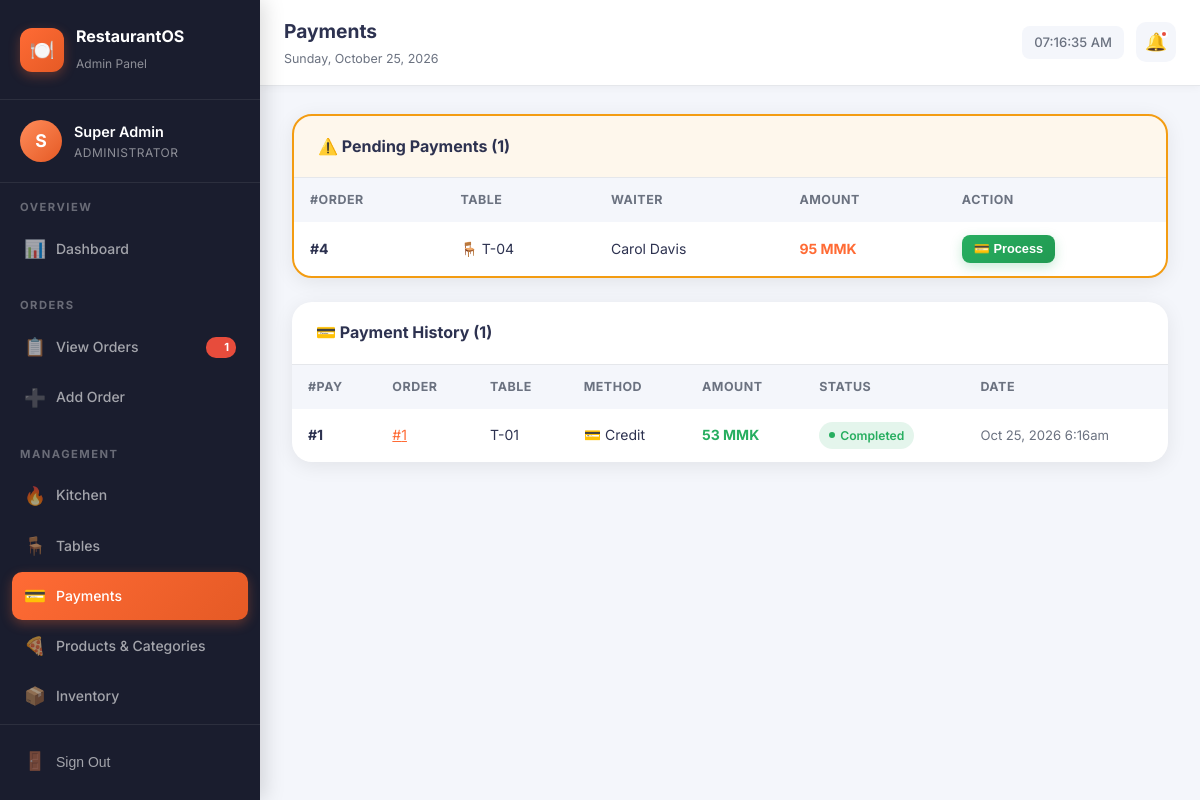
The page /public/admin/payments (signed in) on the database its author committed.
### tables this page shows
CREATE TABLE IF NOT EXISTS `order` (
    order_id INT PRIMARY KEY AUTO_INCREMENT,
    table_id INT,
    waiter_id INT,
    order_status VARCHAR(50) DEFAULT 'pending',
    total_amount DECIMAL(10,2) DEFAULT 0.00,
    payment_status VARCHAR(50) DEFAULT 'unpaid',
    order_date DATETIME DEFAULT CURRENT_TIMESTAMP,
    notes TEXT,
    FOREIGN KEY (table_id) REFERENCES restaurant_table(table_id) ON DELETE SET NULL,
    FOREIGN KEY (waiter_id) REFERENCES waiter(waiter_id) ON DELETE SET NULL
);

CREATE TABLE IF NOT EXISTS restaurant_table (
    table_id INT PRIMARY KEY AUTO_INCREMENT,
    table_number VARCHAR(50) NOT NULL UNIQUE,
    capacity INT DEFAULT 4,
    is_occupied BOOLEAN DEFAULT FALSE,
    location VARCHAR(100) DEFAULT 'Main Hall',
    created_at TIMESTAMP DEFAULT CURRENT_TIMESTAMP
);

CREATE TABLE IF NOT EXISTS waiter (
    waiter_id INT PRIMARY KEY AUTO_INCREMENT,
    waiter_name VARCHAR(100) NOT NULL,
    email VARCHAR(100) UNIQUE NOT NULL,
    phone_number VARCHAR(20),
    password VARCHAR(255) NOT NULL,
    avatar VARCHAR(255) DEFAULT NULL,
    status ENUM('active','inactive') DEFAULT 'active',
    created_at TIMESTAMP DEFAULT CURRENT_TIMESTAMP,
    updated_at TIMESTAMP DEFAULT CURRENT_TIMESTAMP ON UPDATE CURRENT_TIMESTAMP
);

CREATE TABLE IF NOT EXISTS payment (
    payment_id INT PRIMARY KEY AUTO_INCREMENT,
    order_id INT NOT NULL,
    payment_method VARCHAR(50) NOT NULL,
    amount_paid DECIMAL(10,2) NOT NULL,
    payment_status VARCHAR(50) DEFAULT 'completed',
    payment_date DATETIME DEFAULT CURRENT_TIMESTAMP,
    transaction_ref VARCHAR(100),
    FOREIGN KEY (order_id) REFERENCES `order`(order_id) ON DELETE CASCADE
);

### app/controllers/AdminController.php (called while the page is built, shortened)
<?php
require_once __DIR__ . '/../../config/database.php';
class AdminController {
    private $db;
    public function __construct() {
        $this->db = Database::getInstance();
    }
    public function payments() {
        $payments = $this->db->fetchAll("SELECT p.*, o.total_amount, o.order_status, t.table_number, w.waiter_name FROM payment p JOIN `order` o ON p.order_id = o.order_id LEFT JOIN restaurant_table t ON o.table_id = t.table_id LEFT JOIN waiter w ON o.waiter_id = w.waiter_id ORDER BY p.payment_date DESC");
        $unpaid = $this->db->fetchAll("SELECT o.*, t.table_number, w.waiter_name FROM `order` o LEFT JOIN restaurant_table t ON o.table_id = t.table_id LEFT JOIN waiter w ON o.waiter_id = w.waiter_id WHERE o.payment_status = 'unpaid' AND o.order_status IN ('served','completed') ORDER BY o.order_date DESC");
        require_once __DIR__ . '/../views/admin/payments.php';
    }
}

### config/database.php (called while the page is built, shortened)
<?php
class Database {
    private static $instance = null;
    private $connection;
    private function __construct() {
        $this->connection = new mysqli(DB_HOST, DB_USER, DB_PASS, DB_NAME);
        $this->connection->set_charset('utf8mb4');
    }
    public static function getInstance() {
        if (self::$instance === null) {
            self::$instance = new self();
        }
        return self::$instance;
    }
    public function query($sql, $params = [], $types = '') {
        $stmt = $this->connection->prepare($sql);
        $stmt->execute();
        return $stmt;
    }
    public function fetchAll($sql, $params = [], $types = '') {
        $stmt = $this->query($sql, $params, $types);
        $result = $stmt->get_result();
        return $result->fetch_all(MYSQLI_ASSOC);
    }
}

### app/views/admin/payments.php (the view, shortened to what this page needs)
<?php $page_title = 'Payments'; require_once __DIR__ . '/../shared/admin_layout_start.php'; ?>
<?php if (!empty($unpaid)): ?>
<div class="card animate-in" style="margin-bottom:24px;border:2px solid var(--warning)">
  <div class="card-header" style="background:rgba(243,156,18,0.08)">
    <div class="card-title">⚠️ Pending Payments (<?= count($unpaid) ?>)</div>
  </div>
  <div class="table-wrap">
    <table>
      <thead><tr><th>#Order</th><th>Table</th><th>Waiter</th><th>Amount</th><th>Action</th></tr></thead>
      <tbody>
        <?php foreach ($unpaid as $o): ?>
        <tr>
          <td><strong>#<?= $o['order_id'] ?></strong></td>
          <td>🪑 <?= htmlspecialchars($o['table_number']??'N/A') ?></td>
          <td><?= htmlspecialchars($o['waiter_name']??'N/A') ?></td>
          <td><strong style="color:var(--primary)"><?= number_format($o['total_amount'], 0) ?> MMK</strong></td>
          <td>
            <button onclick="openPaymentModal(<?= $o['order_id'] ?>,<?= $o['total_amount'] ?>)" class="btn btn-success btn-sm">💳 Process</button>
          </td>
        </tr>
        <?php endforeach; ?>
      </tbody>
    </table>
  </div>
</div>
<?php endif; ?>
<div class="card animate-in-delay-1">
  <div class="card-header">
    <div class="card-title">💳 Payment History (<?= count($payments) ?>)</div>
  </div>
  <div class="table-wrap">
    <table>
      <thead><tr><th>#Pay</th><th>Order</th><th>Table</th><th>Method</th><th>Amount</th><th>Status</th><th>Date</th></tr></thead>
      <tbody>
        <?php if (empty($payments)): ?>
        <tr><td colspan="7"><div class="empty-state"><div class="empty-icon">💳</div><h3>No payments yet</h3></div></td></tr>
        <?php else: ?>
        <?php foreach ($payments as $p): ?>
        <tr>
          <td><strong>#<?= $p['payment_id'] ?></strong></td>
          <td><a href="<?= BASE_URL ?>/admin/order/<?= $p['order_id'] ?>" style="color:var(--primary)">#<?= $p['order_id'] ?></a></td>
          <td><?= htmlspecialchars($p['table_number']??'N/A') ?></td>
          <td><?php $methods=['cash'=>'💵 Cash','credit_card'=>'💳 Credit','debit_card'=>'🏦 Debit','digital_wallet'=>'📱 Wallet']; echo $methods[$p['payment_method']]??$p['payment_method']; ?></td>
          <td><strong style="color:var(--success)"><?= number_format($p['amount_paid'], 0) ?> MMK</strong></td>
          <td><span class="badge badge-<?= $p['payment_status']==='completed'?'active':'pending' ?>"><?= ucfirst($p['payment_status']) ?></span></td>
          <td style="font-size:0.82rem;color:var(--text-secondary)"><?= date('M j, Y g:ia', strtotime($p['payment_date'])) ?></td>
        </tr>
        <?php endforeach; ?>
        <?php endif; ?>
      </tbody>
    </table>
  </div>
</div>
<?php require_once __DIR__ . '/../shared/admin_layout_end.php'; ?>

### public/css/style.css (style rules this page uses)
:root { --primary: #FF6B35; --primary-dark: #E55A25; --primary-light: #FF8C5A; --secondary: #2D3250; --secondary-light: #3D4570; --accent: #F7C59F; --success: #27AE60; --warning: #F39C12; --danger: #E74C3C; --info: #3498DB; --dark: #1A1D2E; --sidebar-width: 260px; --bg: #F4F6FB; --card-bg: #FFFFFF; --text-primary: #2D3250; --text-secondary: #6B7280; --border: #E5E7EB; --shadow: 0 4px 20px rgba(0,0,0,0.08); --shadow-lg: 0 10px 40px rgba(0,0,0,0.12); --radius: 12px; --radius-lg: 20px; --transition: all 0.3s cubic-bezier(0.4, 0, 0.2, 1); }
*, *::before, *::after { box-sizing: border-box; margin: 0; padding: 0; }
body { font-family: 'Inter', -apple-system, BlinkMacSystemFont, sans-serif; background: var(--bg); color: var(--text-primary); line-height: 1.6; overflow-x: hidden; }
.animate-in { animation: fadeInUp 0.5s ease both; }
.animate-in-delay-1 { animation: fadeInUp 0.5s ease 0.1s both; }
.card { background: var(--card-bg); border-radius: var(--radius-lg); box-shadow: var(--shadow); overflow: hidden; }
.card-header { padding: 18px 24px; border-bottom: 1px solid var(--border); display: flex; align-items: center; justify-content: space-between; gap: 12px; flex-wrap: wrap; }
.card-title { font-size: 1rem; font-weight: 700; color: var(--text-primary); display: flex; align-items: center; gap: 8px; }
.table-wrap { overflow-x: auto; -webkit-overflow-scrolling: touch; }
table { width: 100%; border-collapse: collapse; min-width: 500px; }
thead th { padding: 12px 16px; background: var(--bg); font-size: 0.78rem; font-weight: 700; text-transform: uppercase; letter-spacing: 0.5px; color: var(--text-secondary); text-align: left; white-space: nowrap; }
tbody tr { border-bottom: 1px solid var(--border); transition: background 0.2s; }
tbody td { padding: 13px 16px; font-size: 0.875rem; vertical-align: middle; }
tbody tr:last-child { border-bottom: none; }
.badge { display: inline-flex; align-items: center; gap: 5px; padding: 4px 10px; border-radius: 20px; font-size: 0.76rem; font-weight: 600; white-space: nowrap; flex-shrink: 0; }
.badge::before { content: ''; width: 6px; height: 6px; border-radius: 50%; flex-shrink: 0; }
.badge-active { background: rgba(39,174,96,0.12); color: var(--success); }
.badge-active::before { background: var(--success); }
.btn { display: inline-flex; align-items: center; justify-content: center; gap: 6px; padding: 9px 18px; border-radius: var(--radius); font-size: 0.875rem; font-weight: 600; cursor: pointer; transition: background 0.2s, box-shadow 0.2s, transform 0.15s; border: none; text-decoration: none; position: relative; overflow: hidden; isolation: isolate; white-space: nowrap; vertical-align: middle; line-height: 1.4; flex-shrink: 0; }
.btn-success { background: linear-gradient(135deg, #27AE60, #219A52); color: #fff; box-shadow: 0 4px 12px rgba(39,174,96,0.25); }
.btn-sm { padding: 5px 12px; font-size: 0.8rem; border-radius: 8px; }

### rows shown on the page
order: order_id "4", table.table_number "T-04", waiter.waiter_name "Carol Davis", total_amount "95"
payment: payment_id "1", order "1", restaurant_table.table_number "T-01", payment_method "💳 Credit", amount_paid "53", payment_status "Completed", payment_date "Oct 25, 2026 6:16am"

### other values the page prints
$initials "S"
$admin_name "Super Admin"
$pending_orders "1"
$page_title "Payments"
count($unpaid) "1"
count($payments) "1"
